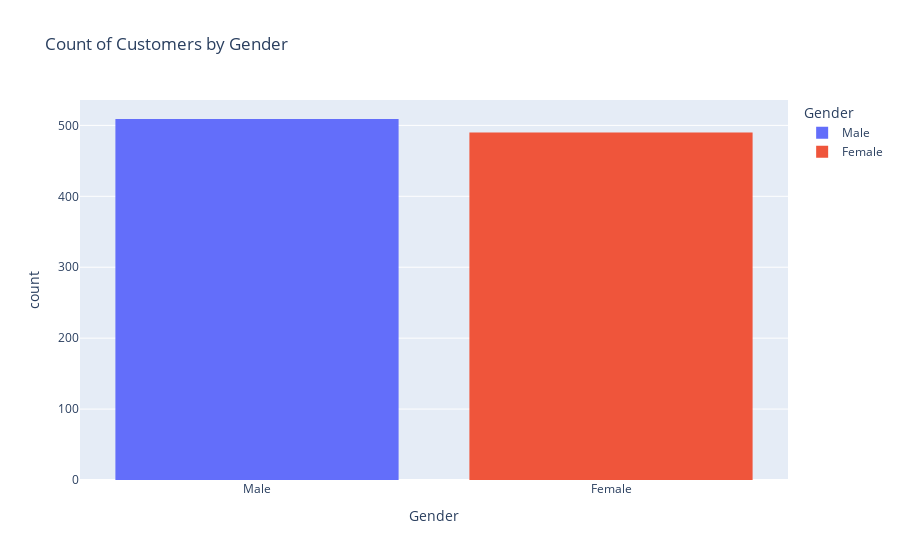

Source (notebook cell):
### Markdown cell above
# Visuals to understand Policy Value on customers demogrphics

### Code cell
fig = px.histogram(Customer_Table, x='Gender', title="Count of Customers by Gender", color = 'Gender')
fig.show()

### Figure 1 — Plotly figure (JSON) as saved in the notebook; plotly's stock layout.template omitted (floating-point values rounded to 4 significant figures; data arrays with more than 128 entries replaced by an {"elided": "..."} marker saying what was removed)
{"data": [{"alignmentgroup": "True", "bingroup": "x", "hovertemplate": "Gender=%{x}<br>count=%{y}<extra></extra>", "legendgroup": "Male", "marker": {"color": "#636efa"}, "name": "Male", "offsetgroup": "Male", "orientation": "v", "showlegend": true, "type": "histogram", "x": {"elided": "509 str values"}, "xaxis": "x", "yaxis": "y"}, {"alignmentgroup": "True", "bingroup": "x", "hovertemplate": "Gender=%{x}<br>count=%{y}<extra></extra>", "legendgroup": "Female", "marker": {"color": "#EF553B"}, "name": "Female", "offsetgroup": "Female", "orientation": "v", "showlegend": true, "type": "histogram", "x": {"elided": "490 str values"}, "xaxis": "x", "yaxis": "y"}], "layout": {"barmode": "relative", "legend": {"title": {"text": "Gender"}, "tracegroupgap": 0}, "title": {"text": "Count of Customers by Gender"}, "xaxis": {"anchor": "y", "categoryarray": ["Male", "Female"], "categoryorder": "array", "domain": [0, 1], "title": {"text": "Gender"}}, "yaxis": {"anchor": "x", "domain": [0, 1], "title": {"text": "count"}}}}
